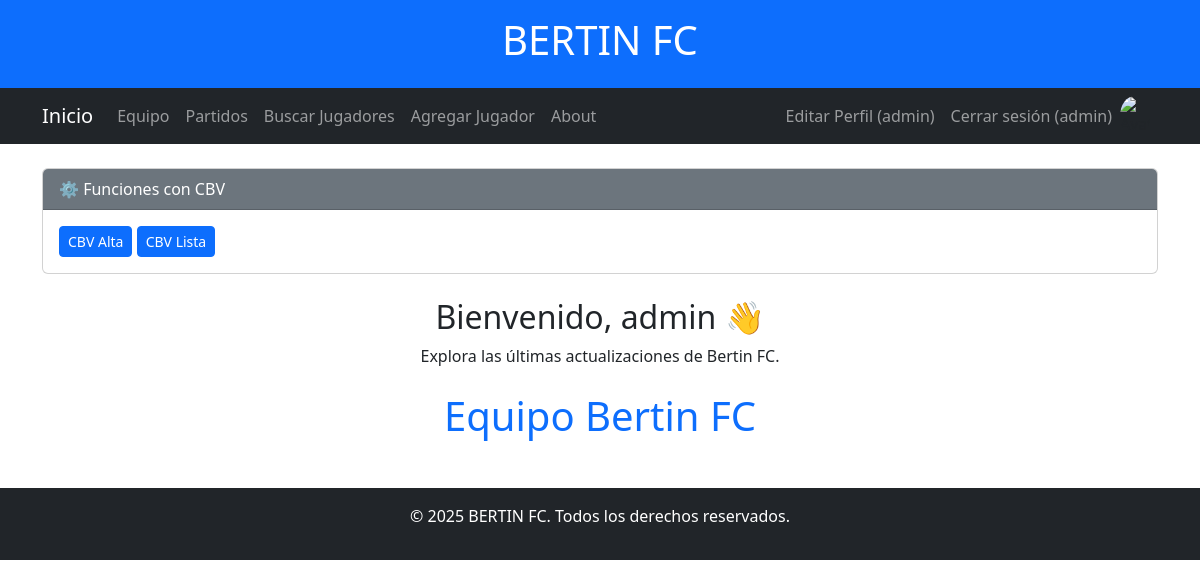
/blog/equipo (signed in), run on an earlier commit of the app's database.
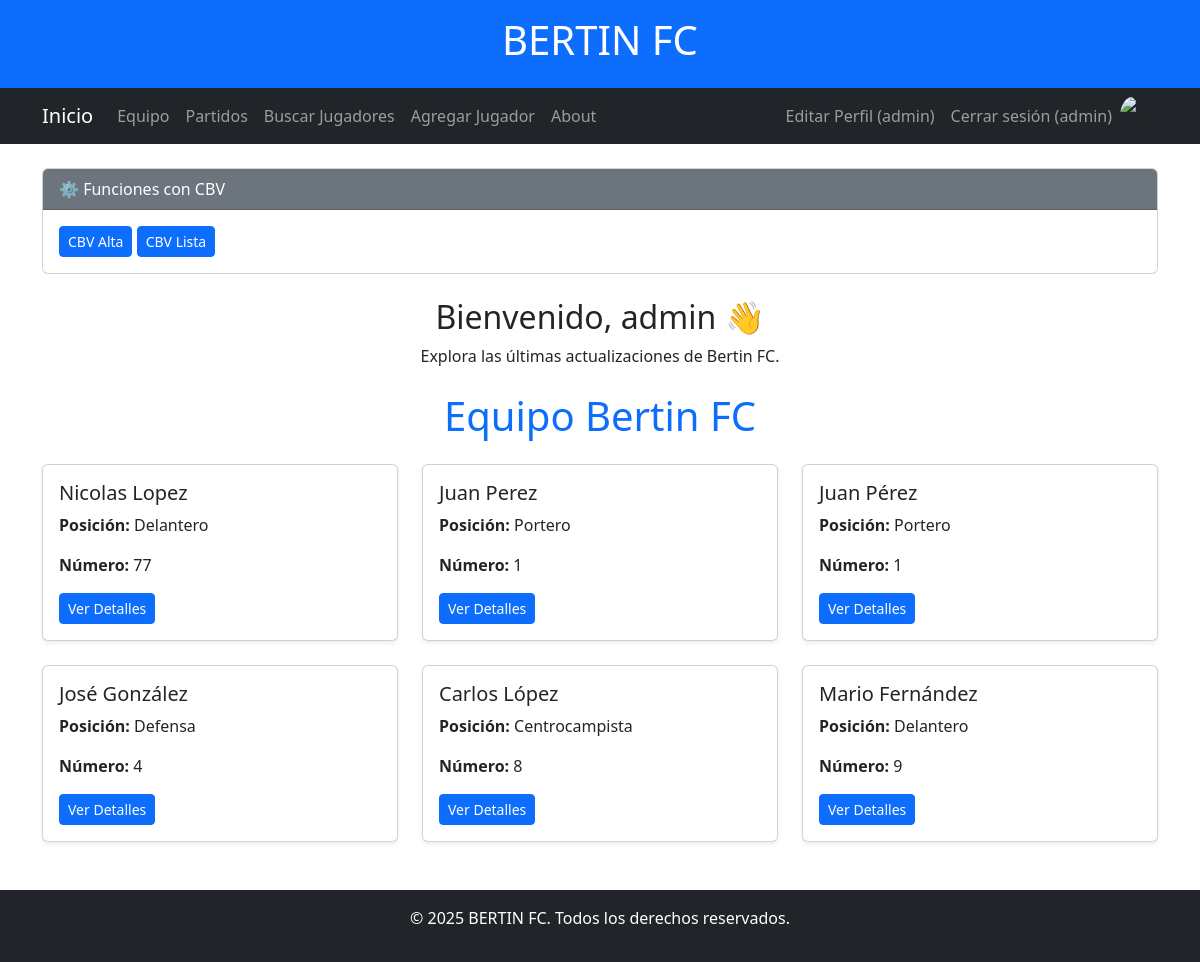
And on a later commit of the database.
### blog/models.py (models this page shows, shortened)
class Jugador(models.Model):
    nombre = models.CharField(max_length=100)
    posicion = models.CharField(max_length=50)
    numero = models.IntegerField()
    imagen = models.ImageField(upload_to='jugadores/', null=True, blank=True)

### blog/views.py (the view)
# urls.py: path("equipo", equipo, name="equipo"),
def equipo(request):
    jugadores = Jugador.objects.all()
    return render(request, 'blog/equipo.html', {'jugadores': jugadores})

### blog/templates/blog/equipo.html
{% extends "blog/base.html" %}
{% block BERTIN_FC %}
<h1 class="text-center text-primary mb-4">Equipo Bertin FC</h1>
<div class="row">
    {% for jugador in jugadores %}
        <div class="col-md-4 mb-4">
            <div class="card shadow-sm">
                <div class="card-body">
                    <h5 class="card-title">{{ jugador.nombre }}</h5>
                    <p class="card-text"><strong>Posición:</strong> {{ jugador.posicion }}</p>
                    <p class="card-text"><strong>Número:</strong> {{ jugador.numero }}</p>
                    <a href="{% url 'blog:cbv-jugador-detail' jugador.pk %}" class="btn btn-primary btn-sm">Ver Detalles</a>
                </div>
            </div>
        </div>
    {% endfor %}
</div>
{% endblock %}

What changed in the data, as far as the page shows it:
added Jugador: nombre "Nicolas Lopez", posicion "Delantero", numero "77"
added Jugador: nombre "Juan Perez", posicion "Portero", numero "1"
added Jugador: nombre "Juan Pérez", posicion "Portero", numero "1"
added Jugador: nombre "José González", posicion "Defensa", numero "4"
added Jugador: nombre "Carlos López", posicion "Centrocampista", numero "8"
added Jugador: nombre "Mario Fernández", posicion "Delantero", numero "9"
